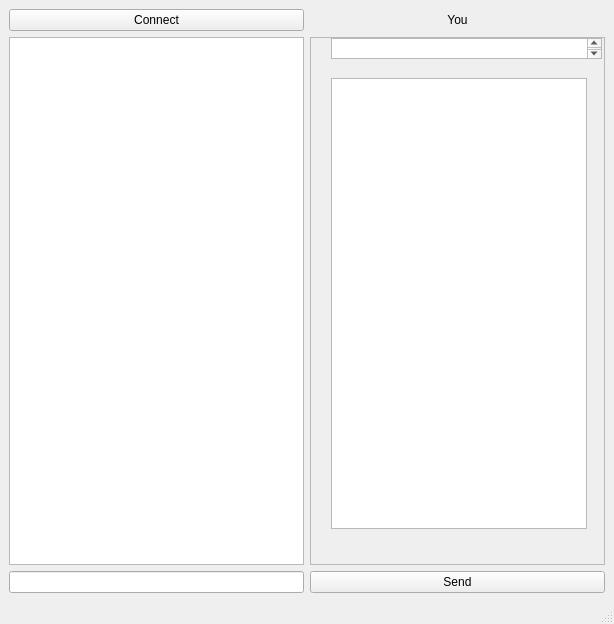
<?xml version="1.0" encoding="UTF-8"?>
<ui version="4.0">
 <class>MainWindow</class>
 <widget class="QMainWindow" name="MainWindow">
  <property name="geometry">
   <rect>
    <x>0</x>
    <y>0</y>
    <width>614</width>
    <height>624</height>
   </rect>
  </property>
  <property name="windowTitle">
   <string>MainWindow</string>
  </property>
  <widget class="QWidget" name="centralwidget">
   <layout class="QGridLayout" name="gridLayout">
    <item row="1" column="0">
     <widget class="QTextBrowser" name="textBrowser"/>
    </item>
    <item row="1" column="1">
     <widget class="QScrollArea" name="scrollArea">
      <property name="widgetResizable">
       <bool>true</bool>
      </property>
      <widget class="QWidget" name="scrollAreaWidgetContents">
       <property name="geometry">
        <rect>
         <x>0</x>
         <y>0</y>
         <width>293</width>
         <height>501</height>
        </rect>
       </property>
       <widget class="QListWidget" name="listWidget">
        <property name="geometry">
         <rect>
          <x>20</x>
          <y>40</y>
          <width>256</width>
          <height>451</height>
         </rect>
        </property>
       </widget>
       <widget class="QTextBrowser" name="NickNameBar">
        <property name="geometry">
         <rect>
          <x>20</x>
          <y>0</y>
          <width>271</width>
          <height>21</height>
         </rect>
        </property>
       </widget>
      </widget>
     </widget>
    </item>
    <item row="2" column="0">
     <widget class="QLineEdit" name="lineEdit"/>
    </item>
    <item row="2" column="1">
     <widget class="QPushButton" name="pushButton_2">
      <property name="text">
       <string>Send</string>
      </property>
     </widget>
    </item>
    <item row="0" column="0">
     <widget class="QPushButton" name="pushButton">
      <property name="text">
       <string>Connect</string>
      </property>
     </widget>
    </item>
    <item row="0" column="1">
     <widget class="QLabel" name="label">
      <property name="text">
       <string>You</string>
      </property>
      <property name="alignment">
       <set>Qt::AlignCenter</set>
      </property>
     </widget>
    </item>
   </layout>
  </widget>
  <widget class="QMenuBar" name="menubar">
   <property name="geometry">
    <rect>
     <x>0</x>
     <y>0</y>
     <width>614</width>
     <height>21</height>
    </rect>
   </property>
  </widget>
  <widget class="QStatusBar" name="statusbar"/>
 </widget>
 <resources/>
 <connections/>
</ui>
